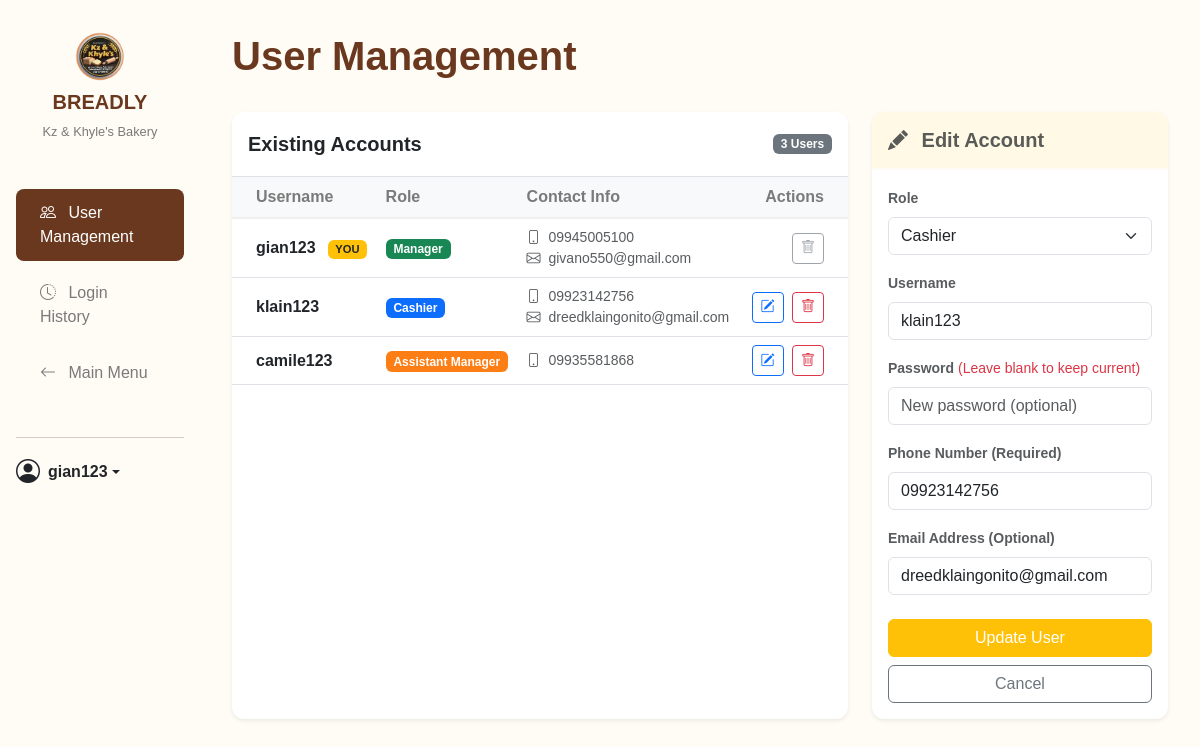
Screenshot of /nav/account_management.php?action=edit&id=2 (signed in) with the database file from the repository.
### tables this page shows
CREATE TABLE `users` (
  `user_id` int(11) NOT NULL,
  `username` varchar(100) NOT NULL,
  `password` varchar(255) DEFAULT NULL,
  `role` enum('manager','cashier','assistant_manager') NOT NULL,
  `email` varchar(150) DEFAULT NULL,
  `phone_number` varchar(11) NOT NULL,
  `enable_daily_report` tinyint(1) NOT NULL DEFAULT 0 COMMENT 'For daily SMS reports',
  `created_at` timestamp NOT NULL DEFAULT current_timestamp()
);

### db_connection.php (called while the page is built, shortened)
<?php
class Database {
    private $host = DB_HOST;
    private $db_name = DB_NAME;
    private $username = DB_USER;
    private $password = DB_PASS;
    public $conn;
    private function connect() {
        $this->conn = null;
        try {
            $dsn = "mysql:host=" . $this->host . ";dbname=" . $this->db_name . ";charset=utf8mb4";
            $options = [
                PDO::ATTR_ERRMODE => PDO::ERRMODE_EXCEPTION,
                PDO::ATTR_DEFAULT_FETCH_MODE => PDO::FETCH_ASSOC,
                PDO::ATTR_EMULATE_PREPARES => false,
            ];
            $this->conn = new PDO($dsn, $this->username, $this->password, $options);
        } catch (PDOException $e) {
            error_log("Database Connection Failed: " . $e->getMessage());
            die("A critical database connection error occurred. Please contact support.");
        }
    }
    public function getConnection() {
        return $this->conn;
    }
}

### src/UserManager.php (called while the page is built, shortened)
<?php
require_once __DIR__ . '/../db_connection.php';
class UserManager {
    private $conn;
    public function __construct() {
        $db = new Database();
        $this->conn = $db->getConnection();
    }
    public function getAllUsers() {
        try {
            $stmt = $this->conn->prepare("CALL AdminGetAllUsers()");
            $stmt->execute();
            return $stmt->fetchAll(PDO::FETCH_ASSOC);
        } catch (PDOException $e) {
            error_log("Get Users Error: " . $e->getMessage());
            return [];
        }
    }
    public function getUserById($user_id) {
        try {
            $stmt = $this->conn->prepare("CALL UserFindById(?)");
            $stmt->execute([$user_id]);
            return $stmt->fetch(PDO::FETCH_ASSOC);
        } catch (PDOException $e) {
            return null;
        }
    }
}
?>

### nav/account_management.php (the view, shortened to what this page needs)
<?php
require_once '../src/UserManager.php';
$userManager = new UserManager();
$is_edit = false;
$edit_data = [];
if (isset($_GET['action']) && $_GET['action'] === 'edit' && isset($_GET['id'])) {
    $is_edit = true;
    $edit_user_id = intval($_GET['id']);
    $edit_data = $userManager->getUserById($edit_user_id);
}
$users = $userManager->getAllUsers();
?>
<!DOCTYPE html>
<html lang="en">
<head>
    <link href="https://cdn.jsdelivr.net/npm/bootstrap@5.3.3/dist/css/bootstrap.min.css" rel="stylesheet">
    <link rel="stylesheet" href="https://cdn.jsdelivr.net/npm/bootstrap-icons@1.11.3/font/bootstrap-icons.css">
    <link rel="stylesheet" href="../styles/global.css">
    <link rel="stylesheet" href="../styles/dashboard.css">
    <link rel="stylesheet" href="../styles/account_management.css">
    <link rel="stylesheet" href="../styles/responsive.css">
</head>
<body class="dashboard">
<div class="container-fluid">
    <div class="row">
        <aside class="col-lg-2 col-md-3 sidebar offcanvas-lg offcanvas-start" tabindex="-1" id="sidebarMenu" aria-labelledby="sidebarMenuLabel">
            <div class="offcanvas-body d-flex flex-column p-0">
                <div class="sidebar-brand">
                    <img src="../images/kzklogo.png" alt="BREADLY Logo">
                    <h5>BREADLY</h5>
                    <p>Kz & Khyle's Bakery</p>
                </div>
                <ul class="nav flex-column sidebar-nav">
                    <li class="nav-item">
                        <a class="nav-link active" href="account_management.php">
                            <i class="bi bi-people me-2"></i> User Management
                        </a>
                    </li>
                    <li class="nav-item">
                        <a class="nav-link" href="login_history.php">
                             <i class="bi bi-clock-history me-2"></i> Login History
                        </a>
                    </li>
                    <li class="nav-item">
                        <a class="nav-link" href="index.php">
                            <i class="bi bi-arrow-left me-2"></i> Main Menu
                        </a>
                    </li>
                </ul>
                <div class="sidebar-user">
                    <hr>
                    <div class="dropdown">
                        <a href="#" class="d-flex align-items-center text-dark text-decoration-none dropdown-toggle" id="userMenu" data-bs-toggle="dropdown" aria-expanded="false">
                            <i class="bi bi-person-circle me-2 fs-4"></i>
                            <strong><?php echo htmlspecialchars($_SESSION['username']); ?></strong>
                        </a>
                    </div>
                </div>
            </div>
        </aside>
        <main class="col-lg-10 col-md-9 main-content">
            <div class="header d-flex justify-content-between align-items-center mb-4">
                <h1>User Management</h1>
            </div>
            <div class="row">
                <div class="col-lg-8 mb-4">
                    <div class="card h-100 shadow-sm border-0">
                        <div class="card-header d-flex justify-content-between align-items-center bg-white border-bottom">
                            <h5 class="mb-0 text-dark">Existing Accounts</h5>
                            <span class="badge bg-secondary"><?php echo count($users); ?> Users</span>
                        </div>
                        <div class="card-body p-0">
                            <div class="table-responsive">
                                <table class="table table-hover mb-0 align-middle">
                                    <thead class="table-light">
                                        <tr>
                                            <th class="ps-4">Username</th>
                                            <th>Role</th>
                                            <th>Contact Info</th>
                                            <th class="text-end pe-4">Actions</th>
                                        </tr>
                                    </thead>
                                    <tbody>
                                        <?php foreach ($users as $user): ?>
                                        <tr>
                                            <td class="ps-4 fw-bold text-dark">
                                                <?php echo htmlspecialchars($user['username']); ?>
                                                <?php if($user['user_id'] == $_SESSION['user_id']) echo '<span class="badge bg-warning text-dark ms-2" style="font-size:0.7em">YOU</span>'; ?>
                                            </td>
                                            <td>
                                                <?php
                                                    $roleBadge = 'badge-cashier';
                                                    if ($user['role'] == 'manager') $roleBadge = 'badge-manager';
                                                    if ($user['role'] == 'assistant_manager') $roleBadge = 'badge-assistant_manager';
                                                ?>
                                                <span class="badge <?php echo $roleBadge; ?>">
                                                    <?php echo ucwords(str_replace('_', ' ', $user['role'])); ?>
                                                </span>
                                            </td>
                                            <td class="small text-muted">
                                                <?php if(!empty($user['phone_number'])): ?>
                                                    <div><i class="bi bi-phone me-1"></i> <?php echo htmlspecialchars($user['phone_number']); ?></div>
                                                <?php endif; ?>
                                                <?php if(!empty($user['email'])): ?>
                                                    <div><i class="bi bi-envelope me-1"></i> <?php echo htmlspecialchars($user['email']); ?></div>
                                                <?php endif; ?>
                                            </td>
                                            <td class="text-end pe-4">
                                                <?php if($user['user_id'] != $_SESSION['user_id']): ?>
                                                    <a href="account_management.php?action=edit&id=<?php echo $user['user_id']; ?>" class="btn btn-sm btn-outline-primary me-1"><i class="bi bi-pencil-square"></i></a>
                                                    <a href="account_management.php?action=delete&id=<?php echo $user['user_id']; ?>" class="btn btn-sm btn-outline-danger" onclick="return confirm('Are you sure?');"><i class="bi bi-trash"></i></a>
                                                <?php else: ?>
                                                    <button class="btn btn-sm btn-outline-secondary" disabled><i class="bi bi-trash"></i></button>
                                                <?php endif; ?>
                                            </td>
                                        </tr>
                                        <?php endforeach; ?>
                                    </tbody>
                                </table>
                            </div>
                        </div>
                    </div>
                </div>
                <div class="col-lg-4 mb-4">
                    <div class="card shadow-sm border-0">
                        <div class="card-header py-3 <?php echo $is_edit ? 'bg-warning bg-opacity-10' : 'bg-primary bg-opacity-10'; ?>">
                            <h5 class="mb-0 <?php echo $is_edit ? 'text-warning text-opacity-75 text-dark' : 'text-primary text-dark'; ?>">
                                <i class="bi <?php echo $is_edit ? 'bi-pencil-fill' : 'bi-person-plus-fill'; ?> me-2"></i>
                                <?php echo $is_edit ? 'Edit Account' : 'Create Account'; ?>
                            </h5>
                        </div>
                        <div class="card-body">
                            <form action="account_management.php" method="POST">
                                <div class="mb-3">
                                    <label class="form-label small fw-bold text-muted">Role</label>
                                    <select class="form-select" name="role" required>
                                        <option value="cashier" <?php if($is_edit && $edit_data['role'] == 'cashier') echo 'selected'; ?>>Cashier</option>
                                    </select>
                                </div>
                                <div class="mb-3">
                                    <label class="form-label small fw-bold text-muted">Username</label>
                                    <input type="text" class="form-control" name="username"
                                           value="<?php echo $is_edit ? htmlspecialchars($edit_data['username']) : ''; ?>"
                                           placeholder="e.g. juan123" required>
                                </div>
                                <div class="mb-3">
                                    <label class="form-label small fw-bold text-muted">
                                        Password <?php if($is_edit) echo '<span class="fw-normal text-danger">(Leave blank to keep current)</span>'; ?>
                                    </label>
                                    <input type="password" class="form-control" name="password"
                                           placeholder="<?php echo $is_edit ? 'New password (optional)' : 'Strong password'; ?>"
                                           <?php echo $is_edit ? '' : 'required'; ?>>
                                </div>
                                <div class="mb-3">
                                    <label class="form-label small fw-bold text-muted">Phone Number (Required)</label>
                                    <input type="text" class="form-control" name="phone"
                                           value="<?php echo $is_edit ? htmlspecialchars($edit_data['phone_number']) : ''; ?>"
                                           placeholder="0917..." maxlength="11" required>
                                </div>
                                <div class="mb-3">
                                    <label class="form-label small fw-bold text-muted">Email Address (Optional)</label>
                                    <input type="email" class="form-control" name="email"
                                           value="<?php echo $is_edit ? htmlspecialchars($edit_data['email']) : ''; ?>"
                                           placeholder="For recovery">
                                </div>
                                <button type="submit" class="btn <?php echo $is_edit ? 'btn-warning' : 'btn-primary'; ?> w-100 mt-2">
                                    <?php echo $is_edit ? 'Update User' : 'Create User'; ?>
                                </button>
                                <?php if($is_edit): ?>
                                    <a href="account_management.php" class="btn btn-outline-secondary w-100 mt-2">Cancel</a>
                                <?php endif; ?>
                            </form>
                        </div>
                    </div>
                </div>
            </div>
        </main>
    </div>
</div>
</body>
</html>

### styles/global.css (style rules this page uses)
:root { --color-background-page: #F8F1E7; --color-card-background: #ffffff; --color-panel: #E4A26C; --color-login-btn: #af6223; --color-text-dark: #333333; --color-text-light: #ffffff; --color-input-bg: #F0F0F0; --bg-light-cream: #FFFBF5; --sidebar-bg: #FDEEDC; --card-bg-sales: #FEE8D0; --card-bg-orders: #FBF3D5; --card-bg-bestsell: #FBF3D5; --card-bg-inventory: #F8DFAA; --text-dark: #6a381f; --text-secondary: #7a7a7a; --bar-color-primary: #E5A26A; --bar-color-secondary: #F5C6A5; --bar-color-neutral: #D3D3D3; }
* { margin: 0; padding: 0; box-sizing: border-box; font-family: "Poppins", sans-serif; text-decoration: none; list-style: none; }
body { background-color: var(--color-background-page); color: var(--color-text-dark); }

### styles/dashboard.css (style rules this page uses)
body.dashboard { background-color: var(--bg-light-cream); color: var(--text-dark); height: auto; min-height: 100vh; }
.sidebar { background-color: var(--sidebar-bg); height: 100%; padding: 2rem 1rem; display: flex; flex-direction: column; }
.sidebar-brand { text-align: center; margin-bottom: 2rem; }
.sidebar-brand img { max-width: 50px; margin-bottom: 0.5rem; }
.sidebar-brand h5 { font-weight: bold; color: var(--text-dark); }
.sidebar-brand p { font-size: 0.8rem; color: var(--text-secondary); }
.sidebar-nav { flex-grow: 1; }
.sidebar-nav .nav-link { padding: 0.75rem 1.5rem; margin-bottom: 0.5rem; border-radius: 0.5rem; color: var(--text-secondary); font-weight: 500; }
.sidebar-nav .nav-link.active { background-color: var(--text-dark); color: #fff; }
@media (min-width: 768px) { .sidebar { min-height: 100vh; } }
.main-content { padding: 2rem; }
.header { display: flex; justify-content: space-between; align-items: center; margin-bottom: 2rem; }
.header h1 { font-weight: bold; color: var(--text-dark); }
.sidebar-user { margin-top: 1rem; }
.table-responsive { max-height: 60vh; overflow-y: auto; }

### styles/account_management.css (style rules this page uses)
body { background-color: var(--bg-light-cream); color: var(--text-dark); }
.card { border: none; border-radius: 12px; box-shadow: 0 4px 12px rgba(0,0,0,0.05); background-color: #ffffff; }
.card-header { background-color: #fff; border-bottom: 2px solid var(--bg-light-cream); padding-top: 1.25rem; padding-bottom: 1.25rem; border-top-left-radius: 12px !important; border-top-right-radius: 12px !important; }
.card-header h5 { color: var(--text-dark); font-weight: 700; }
.badge-manager { background-color: #198754; }
.badge-assistant_manager { background-color: #fd7e14; }
.badge-cashier { background-color: #0d6efd; }
.btn-warning { color: #fff; }
.table thead th { border-bottom: 2px solid #f0f0f0; color: var(--text-secondary); font-weight: 600; }

### rows the page displays
users: username "gian123", shows "YOU", role "Manager", phone_number "09945005100", email "givano550@gmail.com"
users: username "klain123", role "Cashier", phone_number "09923142756", email "dreedklaingonito@gmail.com", phone "09923142756"
users: username "camile123", role "Assistant Manager", phone_number "09935581868"

### other values shown
$_SESSION['username'] "gian123"
count($users) "3"
